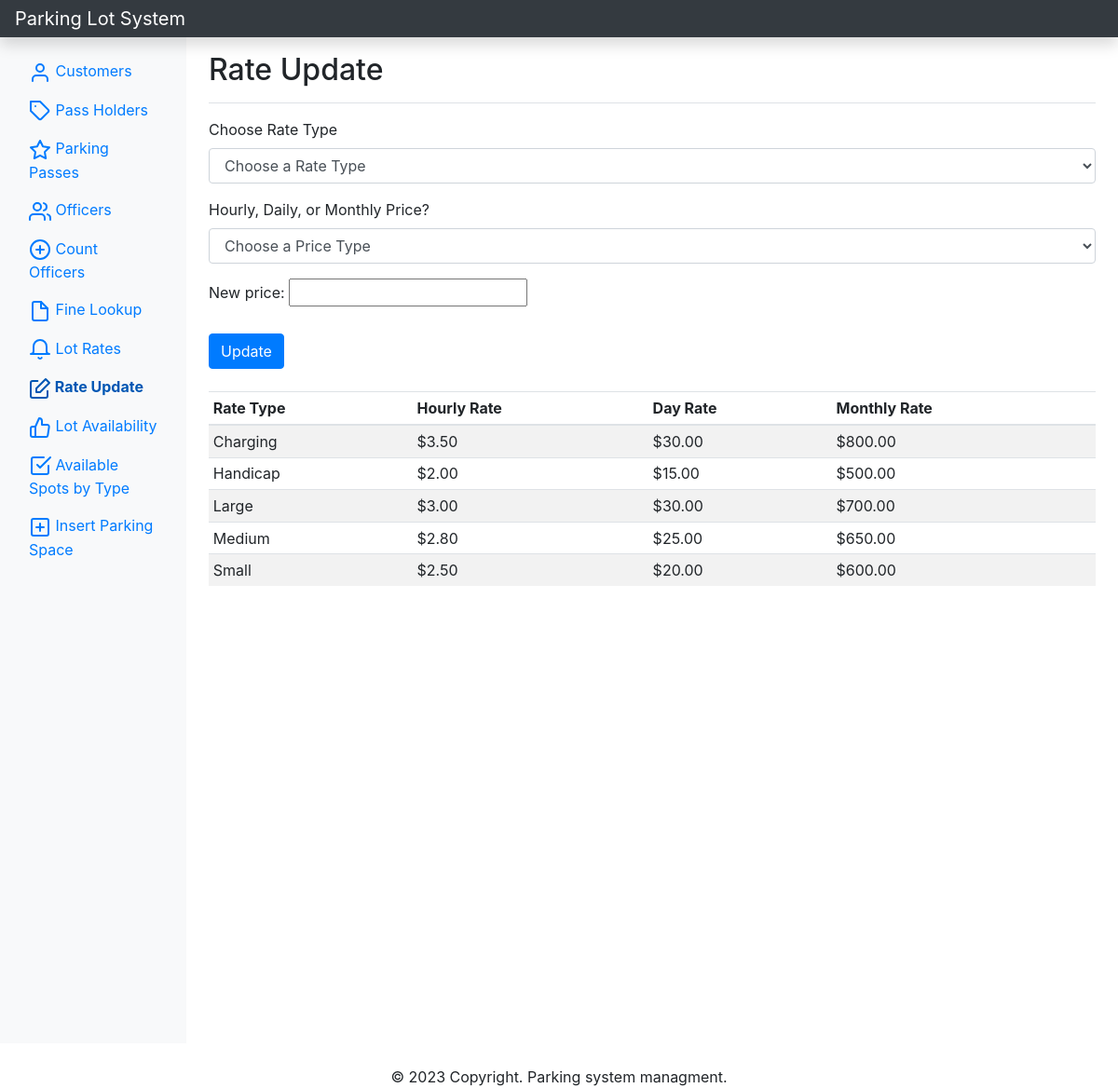
Screenshot of /rateUpdate.php with the database file from the repository.
### tables this page shows
CREATE TABLE Rate
(
    Rate_Type char(255),
    Hourly_Rate DECIMAL(10,2) CHECK (Hourly_Rate > 0),
    Day_Rate DECIMAL(10,2) CHECK (Day_Rate > 0),
    Monthly_Rate DECIMAL(10,2) CHECK (Monthly_Rate > 0),
    PRIMARY KEY (Rate_Type)
);

### htdocs/lib/Template.php (called while the page is built, shortened)
<?php
class Template{
    protected $template;
    public function __construct($template) {
        $this->template = $template;
    }
    public function __toString() {
        include basename($this->template);
        return ob_get_clean();
    }
}

### htdocs/lib/Database.php (called while the page is built, shortened)
<?php
class Database {
    private $host = 'localhost';
    private $username = 'root';
    private $password = 'senghak096';
    private $dbname = 'parking_lot';
    private $dbh;
    private $stmt;
    public function __construct() {
        $dsn = 'mysql:host=' .$this->host. ';dbname='. $this->dbname;
        $options = array(
            PDO::ATTR_PERSISTENT => true,
            PDO::ATTR_ERRMODE => PDO::ERRMODE_EXCEPTION
        );
        try {
            $this->dbh = new PDO($dsn, $this->username, $this->password, $options);
        } catch(PDOException $e) {
            $this->error = $e->getMessage();
        }
    }
    public function query($query){
        $this->stmt = $this->dbh->prepare($query);
    }
    public function execute() {
        try {
            return $this->stmt->execute();
        } catch (PDOException $e) {
            $this->error = $e->getMessage();
        }
    }
    public function resultSet(){
        $this->execute();
        return $this->stmt->fetchAll(PDO::FETCH_OBJ);
    }
}

### htdocs/lib/Rate.php (called while the page is built, shortened)
<?php
class Rate
{
    private $db;
    public function __construct()
    {
        $this->db = new Database;
    }
    public function getAllRates()
    {
        $this->db->query("
            SELECT *
            FROM Rate
            ORDER BY Rate_Type;
        ");
        $results = $this->db->resultSet();
        return $results;
    }
}

### htdocs/templates/rateUpdateTemplate.php (the view, shortened to what this page needs)
<?php include 'inc/header.php'; ?>
<?php include 'inc/sidebar.php'; ?>
<main role="main" class="col-md-9 ml-sm-auto col-lg-10 px-md-4">
    <div class="d-flex justify-content-between flex-wrap flex-md-nowrap align-items-center pt-3 pb-2 mb-3 border-bottom">
        <h1 class="h2">Rate Update</h1>
    </div>
<form method="post" action="rateUpdate.php">
<div class="form-group">
        <label>Choose Rate Type</label>
        <select name="rateTypeChange" class="form-control">
            <option value="0">Choose a Rate Type</option>
        </select>
    </div>
    <div class="form-group">
        <label>Hourly, Daily, or Monthly Price?</label>
        <select name="hdmRateChange" class="form-control">
            <option value="0">Choose a Price Type</option>
        </select>
    </div>
    <div>
        <label for="fname">New price:</label>
        <input type="text" id="newPrice" name="newPrice"><br><br>
    </div>
    <input name="update" type="submit" id="update" class="btn btn-primary" value="Update">
</form>
<br>
<div class="all-rates-table table-responsive">
        <table class="table table-striped table-sm">
            <thead>
        <tr>
            <th>Rate Type</th>
            <th>Hourly Rate</th>
            <th>Day Rate</th>
            <th>Monthly Rate</th>
        </tr>
            </thead>
        <?php foreach ($allRates as $rate) : ?>
            <tr>
                <td><?php echo $rate->Rate_Type; ?></td>
                <td>$<?php echo $rate->Hourly_Rate; ?></td>
                <td>$<?php echo $rate->Day_Rate; ?></td>
                <td>$<?php echo $rate->Monthly_Rate; ?></td>
            </tr>
        <?php endforeach; ?>
    </table>
</div>
</main>
<?php include 'inc/footer.php'; ?>

### rows the page displays
rate: Rate_Type "Charging", Hourly_Rate "3.50", Day_Rate "30.00", Monthly_Rate "800.00"
rate: Rate_Type "Handicap", Hourly_Rate "2.00", Day_Rate "15.00", Monthly_Rate "500.00"
rate: Rate_Type "Large", Hourly_Rate "3.00", Day_Rate "30.00", Monthly_Rate "700.00"
rate: Rate_Type "Medium", Hourly_Rate "2.80", Day_Rate "25.00", Monthly_Rate "650.00"
rate: Rate_Type "Small", Hourly_Rate "2.50", Day_Rate "20.00", Monthly_Rate "600.00"
